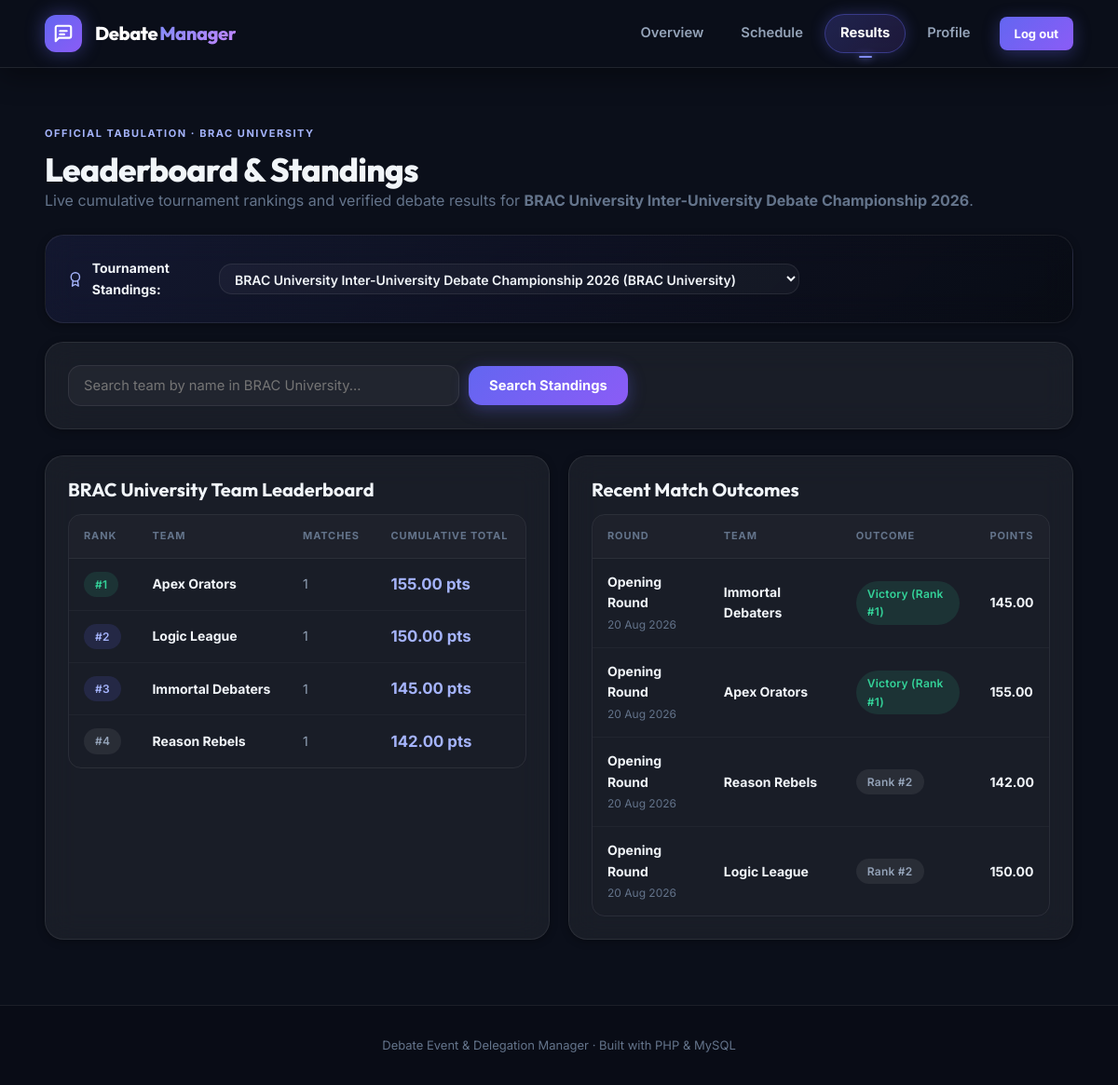
Screenshot of /results.php (signed in) with the database file from the repository.
### tables this page shows
CREATE TABLE competition (
  competition_id INT AUTO_INCREMENT PRIMARY KEY,
  name VARCHAR(200) NOT NULL,
  description TEXT NULL,
  host_inst_id INT NOT NULL,
  start_date DATE NULL,
  end_date DATE NULL,
  status ENUM('upcoming','active','completed') NOT NULL DEFAULT 'active',
  created_at TIMESTAMP DEFAULT CURRENT_TIMESTAMP,
  CONSTRAINT fk_comp_institution FOREIGN KEY(host_inst_id) REFERENCES institution(inst_id) ON DELETE RESTRICT
);

CREATE TABLE institution (
  inst_id INT AUTO_INCREMENT PRIMARY KEY,
  name VARCHAR(120) NOT NULL,
  type VARCHAR(80) NOT NULL
);

CREATE TABLE competition_registration (
  registration_id INT AUTO_INCREMENT PRIMARY KEY,
  competition_id INT NOT NULL,
  participant_id INT NOT NULL,
  registered_at TIMESTAMP DEFAULT CURRENT_TIMESTAMP,
  UNIQUE KEY uq_comp_part (competition_id, participant_id),
  CONSTRAINT fk_cr_comp FOREIGN KEY(competition_id) REFERENCES competition(competition_id) ON DELETE CASCADE,
  CONSTRAINT fk_cr_part FOREIGN KEY(participant_id) REFERENCES participant(participant_id) ON DELETE CASCADE
);

CREATE TABLE team (
  team_id INT AUTO_INCREMENT PRIMARY KEY,
  competition_id INT NOT NULL,
  team_name VARCHAR(120) NOT NULL,
  inst_id INT NULL,
  CONSTRAINT fk_team_comp FOREIGN KEY(competition_id) REFERENCES competition(competition_id) ON DELETE CASCADE,
  CONSTRAINT fk_team_inst FOREIGN KEY(inst_id) REFERENCES institution(inst_id) ON DELETE SET NULL,
  UNIQUE KEY uq_comp_team (competition_id, team_name)
);

CREATE TABLE team_totals (
  team_id INT NOT NULL,
  assignment_id INT NOT NULL,
  total_points DECIMAL(8,2) NOT NULL,
  team_rank INT NULL,
  PRIMARY KEY(team_id, assignment_id),
  CONSTRAINT fk_tt_team FOREIGN KEY(team_id) REFERENCES team(team_id) ON DELETE CASCADE,
  CONSTRAINT fk_tt_assignment FOREIGN KEY(assignment_id) REFERENCES debate_assignment(assignment_id) ON DELETE CASCADE
);

CREATE TABLE debate_round (
  round_id INT AUTO_INCREMENT PRIMARY KEY,
  competition_id INT NOT NULL,
  round_name VARCHAR(120) NOT NULL,
  round_num INT NOT NULL,
  start_time DATETIME NOT NULL,
  CONSTRAINT fk_round_comp FOREIGN KEY(competition_id) REFERENCES competition(competition_id) ON DELETE CASCADE
);

CREATE TABLE debate_assignment (
  assignment_id INT AUTO_INCREMENT PRIMARY KEY,
  date DATE NOT NULL,
  room_id INT NOT NULL,
  round_id INT NOT NULL,
  motion TEXT NULL,
  motion_status ENUM('draft','released') NOT NULL DEFAULT 'draft',
  CONSTRAINT fk_assignment_room FOREIGN KEY(room_id) REFERENCES room(room_id) ON DELETE RESTRICT,
  CONSTRAINT fk_assignment_round FOREIGN KEY(round_id) REFERENCES debate_round(round_id) ON DELETE CASCADE
);

### config/bootstrap.php (called while the page is built, shortened)
<?php
require_once __DIR__ . '/database.php';
function e(?string $v): string {
    return htmlspecialchars((string)$v, ENT_QUOTES, 'UTF-8');
}
function current_user(): ?array {
    return $_SESSION['user'] ?? null;
}
function q(string $sql, array $params = []): array {
    $s = db()->prepare($sql);
    $s->execute($params);
    return $s->fetchAll();
}
function one(string $sql, array $params = []): ?array {
    $s = db()->prepare($sql);
    $s->execute($params);
    $r = $s->fetch();
    return $r ?: null;
}
function all_competitions(): array {
    return q('SELECT c.*, i.name AS host_name, i.type AS host_type
              FROM competition c
              JOIN institution i ON i.inst_id = c.host_inst_id
              ORDER BY c.status = "active" DESC, c.start_date DESC, c.name ASC');
}
function get_competition(int $id): ?array {
    return one('SELECT c.*, i.name AS host_name, i.type AS host_type
                FROM competition c
                JOIN institution i ON i.inst_id = c.host_inst_id
                WHERE c.competition_id = ?', [$id]);
}
function user_active_competition_id(int $participant_id): int {
    if (!empty($_SESSION['user_competition_id'])) {
        $cid = (int)$_SESSION['user_competition_id'];
        if (get_competition($cid)) {
            return $cid;
        }
    }
    $firstReg = one('SELECT competition_id FROM competition_registration WHERE participant_id = ? ORDER BY competition_id ASC LIMIT 1', [$participant_id]);
    if ($firstReg) {
        $id = (int)$firstReg['competition_id'];
        return $id;
    }
    $first = one('SELECT competition_id FROM competition ORDER BY status="active" DESC, competition_id ASC LIMIT 1');
    $id = (int)($first['competition_id'] ?? 1);
    return $id;
}

### config/database.php (called while the page is built, shortened)
<?php
function db(): PDO {
    static $pdo = null;
    if ($pdo === null) {
        $dsn = 'mysql:host=' . DB_HOST . ';dbname=' . DB_NAME . ';charset=utf8mb4';
        $pdo = new PDO($dsn, DB_USER, DB_PASS, [
            PDO::ATTR_ERRMODE => PDO::ERRMODE_EXCEPTION,
            PDO::ATTR_DEFAULT_FETCH_MODE => PDO::FETCH_ASSOC,
            PDO::ATTR_EMULATE_PREPARES => false,
        ]);
    }
    return $pdo;
}

### results.php (the view, shortened to what this page needs)
<?php
require_once 'config/bootstrap.php';
$u   = current_user();
$pid = (int)$u['participant_id'];
$allComps = all_competitions();
$userCompId = user_active_competition_id($pid);
$selectedCompId = !empty($_GET['comp']) ? (int)$_GET['comp'] : $userCompId;
$comp = get_competition($selectedCompId);
$qterm = trim($_GET['q'] ?? '');
$sql = 'SELECT t.team_id, t.team_name, COALESCE(SUM(tt.total_points), 0) AS total_points,
        COUNT(tt.assignment_id) AS matches_counted
        FROM team t
        LEFT JOIN team_totals tt ON tt.team_id = t.team_id
        WHERE t.competition_id = ?
        GROUP BY t.team_id
        ORDER BY total_points DESC, t.team_name ASC';
$all = q($sql, [$selectedCompId]);
$recent = q('SELECT a.assignment_id, a.date, r.round_name, r.round_num, t.team_name, tt.total_points, tt.team_rank
             FROM team_totals tt
             JOIN debate_assignment a ON a.assignment_id = tt.assignment_id
             JOIN debate_round r ON r.round_id = a.round_id
             JOIN team t ON t.team_id = tt.team_id
             WHERE r.competition_id = ?
             ORDER BY a.date DESC, r.round_num DESC, tt.team_rank ASC
             LIMIT 16', [$selectedCompId]);
include 'partials/header.php';
?>
<div class="section-head">
  <div>
    <span class="kicker">Official Tabulation &middot; <?= e($comp['host_name'] ?? '') ?></span>
    <h1>Leaderboard &amp; Standings</h1>
    <p class="muted">Live cumulative tournament rankings and verified debate results for <strong><?= e($comp['name'] ?? '') ?></strong>.</p>
  </div>
</div>
<div class="card" style="margin-bottom: 20px; background: linear-gradient(135deg, rgba(99,102,241,0.1), rgba(0,0,0,0.2)); border: 1px solid var(--glass-border);">
  <form method="get" action="results.php" style="display: flex; align-items: center; justify-content: space-between; flex-wrap: wrap; gap: 12px; margin: 0;">
    <div style="display: flex; align-items: center; gap: 10px;">
      <svg width="20" height="20" viewBox="0 0 24 24" fill="none" stroke="currentColor" stroke-width="2.2" stroke-linecap="round" stroke-linejoin="round" style="color: var(--accent-bright);">
        <circle cx="12" cy="8" r="7"/>
        <polyline points="8.21 13.89 7 23 12 20 17 23 15.79 13.88"/>
      </svg>
      <label style="font-weight: 700; font-size: 14px; color: var(--text-primary);">Tournament Standings:</label>
      <select name="comp" onchange="this.form.submit()" style="padding: 6px 12px; font-size: 14px; font-weight: 600; min-width: 320px;">
        <?php foreach ($allComps as $ac): ?>
          <option value="<?= $ac['competition_id'] ?>" <?= $ac['competition_id'] == $selectedCompId ? 'selected' : '' ?>>
            <?= e($ac['name']) ?> (<?= e($ac['host_name']) ?>)
          </option>
        <?php endforeach; ?>
      </select>
    </div>
  </form>
</div>
<div class="card">
  <form class="toolbar" method="get" action="results.php">
    <input type="text" name="q" value="<?= e($qterm) ?>" placeholder="Search team by name in <?= e($comp['host_name']) ?>..." style="max-width: 420px;">
    <button class="btn" type="submit">Search Standings</button>
  </form>
</div>
<div class="section grid grid-2">
  <div class="card">
    <h3><?= e($comp['host_name']) ?> Team Leaderboard</h3>
    <div class="table-wrap" style="margin-top: 14px;">
      <table class="table">
        <thead>
          <tr>
            <th>Rank</th>
            <th>Team</th>
            <th>Matches</th>
            <th>Cumulative Total</th>
          </tr>
        </thead>
        <tbody>
          <?php foreach ($all as $i => $t): ?>
            <tr>
              <td>
                <span class="badge <?= $i === 0 ? 'green' : ($i < 3 ? '' : 'gray') ?>">
                  #<?= $i + 1 ?>
                </span>
              </td>
              <td><strong><?= e($t['team_name']) ?></strong></td>
              <td><?= e($t['matches_counted']) ?></td>
              <td>
                <strong style="color: var(--accent-bright); font-size: 1.05rem;">
                  <?= e(number_format((float)$t['total_points'], 2)) ?> pts
                </strong>
              </td>
            </tr>
          <?php endforeach; ?>
        </tbody>
      </table>
    </div>
  </div>
  <div class="card">
    <h3>Recent Match Outcomes</h3>
    <div class="table-wrap" style="margin-top: 14px;">
      <table class="table">
        <thead>
          <tr>
            <th>Round</th>
            <th>Team</th>
            <th>Outcome</th>
            <th>Points</th>
          </tr>
        </thead>
        <tbody>
          <?php foreach ($recent as $r): ?>
            <tr>
              <td>
                <strong><?= e($r['round_name']) ?></strong>
                <br>
                <span class="muted" style="font-size:12px;"><?= e(date('d M Y', strtotime($r['date']))) ?></span>
              </td>
              <td><strong><?= e($r['team_name']) ?></strong></td>
              <td>
                <span class="badge <?= $r['team_rank'] == 1 ? 'green' : 'gray' ?>">
                  <?= $r['team_rank'] == 1 ? 'Victory (Rank #1)' : 'Rank #' . e($r['team_rank'] ?? '—') ?>
                </span>
              </td>
              <td><strong><?= e($r['total_points']) ?></strong></td>
            </tr>
          <?php endforeach; ?>
        </tbody>
      </table>
    </div>
  </div>
</div>
<?php include 'partials/footer.php'; ?>

### rows the page displays
competition: host_inst.name "BRAC UNIVERSITY", name "BRAC University Inter-University Debate Championship 2026", q "Search team by name in BRAC University...", host_inst.name "BRAC University"
competition_registration: comp "BRAC University Inter-University Debate Championship 2026 (BRAC University)"
team: team_name "Apex Orators", matches_counted "1", total_points "155.00"
team: team_name "Logic League", matches_counted "1", total_points "150.00"
team: team_name "Immortal Debaters", matches_counted "1", total_points "145.00"
team: team_name "Reason Rebels", matches_counted "1", total_points "142.00"
team_totals: debate_round.round_name "Opening Round", assignment.date "20 Aug 2026", team.team_name "Immortal Debaters", team_rank "Victory (Rank #1)", total_points "145.00"
team_totals: debate_round.round_name "Opening Round", assignment.date "20 Aug 2026", team.team_name "Apex Orators", team_rank "Victory (Rank #1)", total_points "155.00"
team_totals: debate_round.round_name "Opening Round", assignment.date "20 Aug 2026", team.team_name "Reason Rebels", team_rank "2", total_points "142.00"
team_totals: debate_round.round_name "Opening Round", assignment.date "20 Aug 2026", team.team_name "Logic League", team_rank "2", total_points "150.00"
